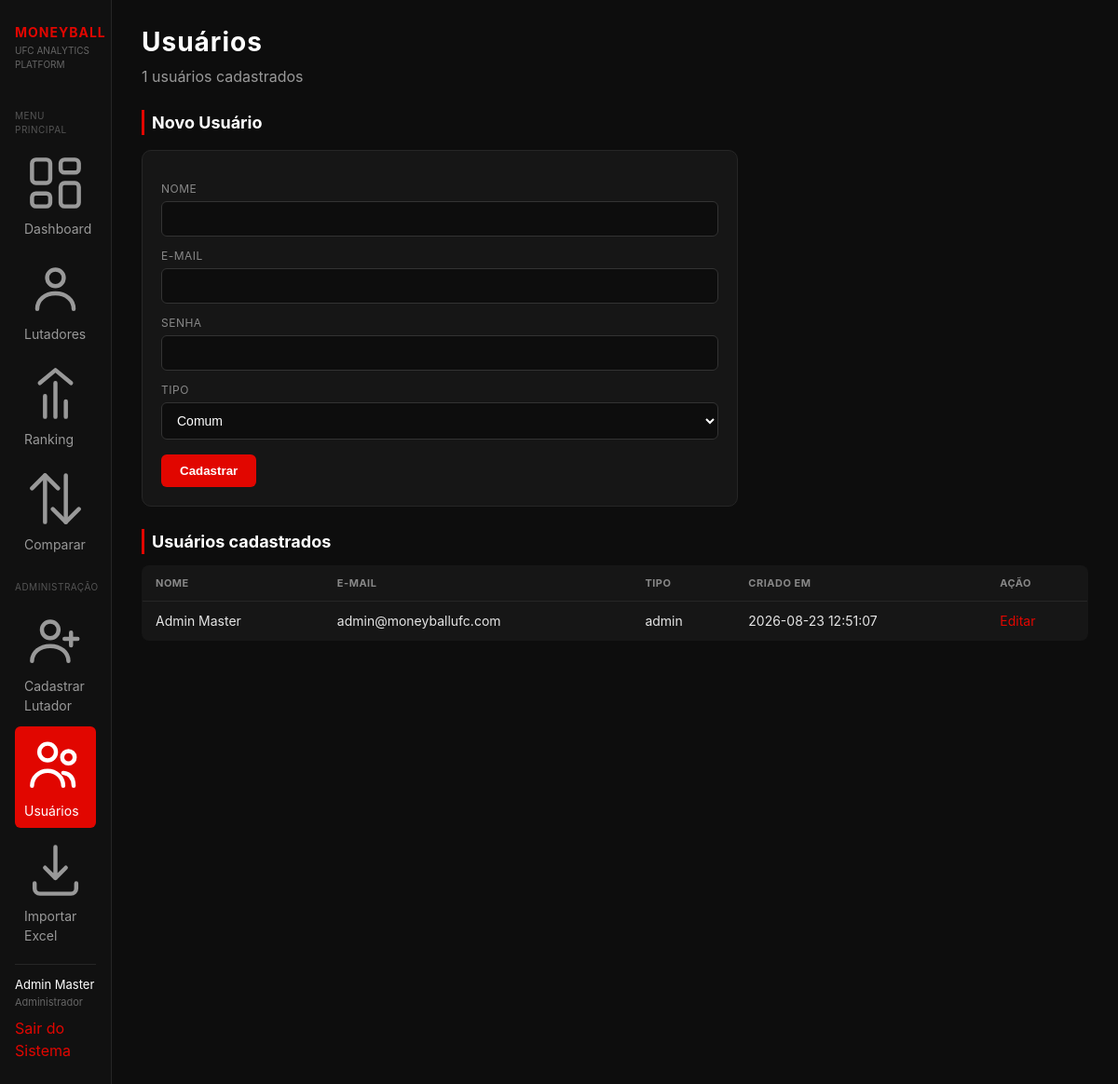
The page /moneyball/public/cadastrar_usuario.php (signed in) on the database its author committed.
### tables this page shows
CREATE TABLE `usuarios` (
  `id` int(11) NOT NULL,
  `nome` varchar(100) NOT NULL,
  `email` varchar(150) NOT NULL,
  `senha` varchar(255) NOT NULL,
  `tipo` enum('admin','comum') NOT NULL DEFAULT 'comum',
  `criado_em` datetime DEFAULT current_timestamp()
);

### moneyball/includes/funcoes_usuario.php (called while the page is built, shortened)
<?php
function listarUsuarios($conexao) {
    $sql = "SELECT id, nome, email, tipo, criado_em FROM usuarios ORDER BY criado_em DESC";
    $resultado = mysqli_query($conexao, $sql);
    return mysqli_fetch_all($resultado, MYSQLI_ASSOC);
}

### moneyball/public/cadastrar_usuario.php (the view, shortened to what this page needs)
<?php
require_once __DIR__ . "/../config/conexao.php";
require_once __DIR__ . "/../includes/funcoes_usuario.php";
$usuarios = listarUsuarios($conexao);
?>
<!DOCTYPE html>
<html lang="pt-br">
<head>
    <link rel="stylesheet" href="../css/style.css">
</head>
<body>
<div class="layout">
    <?php include __DIR__ . "/../includes/menu.php"; ?>
    <main class="conteudo">
    <h1>Usuários</h1>
    <p><?php echo count($usuarios); ?> usuários cadastrados</p>
    <h2>Novo Usuário</h2>
    <form method="POST" action="cadastrar_usuario.php">
        <label>Nome</label>
        <input type="text" name="nome" required>
        <label>E-mail</label>
        <input type="email" name="email" required>
        <label>Senha</label>
        <input type="password" name="senha" required>
        <label>Tipo</label>
        <select name="tipo">
            <option value="comum">Comum</option>
        </select>
        <button type="submit">Cadastrar</button>
    </form>
    <h2>Usuários cadastrados</h2>
    <table>
        <tr>
            <th>Nome</th>
            <th>E-mail</th>
            <th>Tipo</th>
            <th>Criado em</th>
            <th>Ação</th>
        </tr>
        <?php foreach ($usuarios as $u): ?>
            <tr>
                <td><?php echo htmlspecialchars($u["nome"]); ?></td>
                <td><?php echo htmlspecialchars($u["email"]); ?></td>
                <td><?php echo htmlspecialchars($u["tipo"]); ?></td>
                <td><?php echo htmlspecialchars($u["criado_em"]); ?></td>
                <td><a href="editar_usuario.php?id=<?php echo $u["id"]; ?>">Editar</a></td>
            </tr>
        <?php endforeach; ?>
    </table>
    </main>
</div>
</body>
</html>

### moneyball/css/style.css (style rules this page uses)
* { margin: 0; padding: 0; box-sizing: border-box; }
body { background-color: #0d0d0d; color: #e5e5e5; font-family: -apple-system, "Segoe UI", Roboto, Arial, sans-serif; padding: 24px 32px; line-height: 1.5; }
h1 { color: #ffffff; font-size: 28px; letter-spacing: 1px; margin-bottom: 4px; }
h2 { color: #ffffff; font-size: 18px; margin: 24px 0 12px; border-left: 3px solid #e10600; padding-left: 8px; }
p { color: #999999; margin-bottom: 8px; }
a { color: #e10600; text-decoration: none; }
form { background-color: #161616; border: 1px solid #262626; border-radius: 10px; padding: 20px; margin: 16px 0; max-width: 640px; }
label { display: block; color: #888888; font-size: 12px; text-transform: uppercase; letter-spacing: 0.5px; margin-top: 12px; margin-bottom: 4px; }
input[type="text"], input[type="email"], input[type="password"], input[type="number"], input[type="file"], select { width: 100%; background-color: #0d0d0d; border: 1px solid #333333; color: #ffffff; padding: 10px 12px; border-radius: 6px; font-size: 14px; }
button, input[type="submit"] { background-color: #e10600; color: #ffffff; border: none; padding: 10px 20px; border-radius: 6px; font-weight: bold; cursor: pointer; margin-top: 16px; }
table { width: 100%; border-collapse: collapse; background-color: #161616; border: 1px solid #262626; border-radius: 8px; overflow: hidden; margin: 12px 0; }
th, td { text-align: left; padding: 10px 14px; border-bottom: 1px solid #262626; font-size: 14px; }
th { color: #888888; text-transform: uppercase; font-size: 11px; letter-spacing: 0.5px; }
body { padding: 0; }
.layout { display: flex; min-height: 100vh; }
.conteudo { flex-grow: 1; padding: 24px 32px; overflow-x: auto; }

### rows shown on the page
usuarios: nome "Admin Master", email "admin@moneyballufc.com", tipo "admin", criado_em "2026-08-23 12:51:07"

### other values the page prints
$_SESSION["usuario_nome"] "Admin Master"
count($usuarios) "1"
